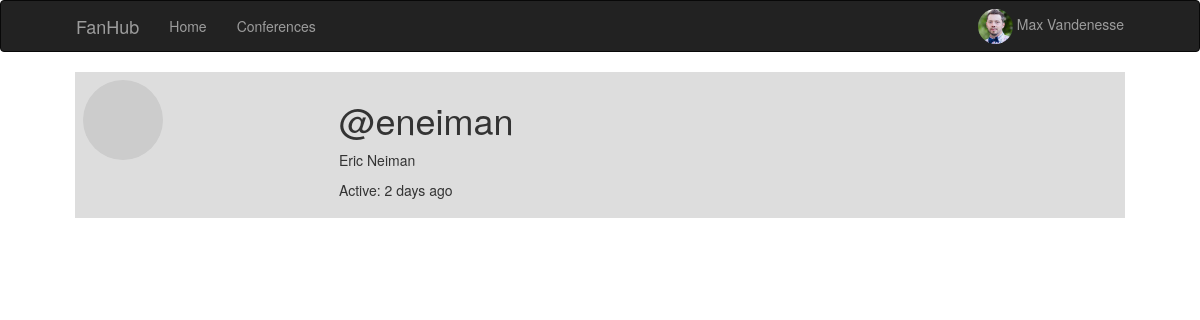
The app's page /user/eneiman (signed in) with its own data.
### app/models.py (models this page shows, shortened)
class User(UserMixin, db.Model):
    id = db.Column(db.Integer, primary_key=True)
    username = db.Column(db.String(64), index=True, unique=True)
    email = db.Column(db.String(120), index=True, unique=True)
    password_hash = db.Column(db.String(128))
    about_me = db.Column(db.String(140))
    last_seen = db.Column(db.DateTime, default=datetime.utcnow)
    image_path = db.Column(db.String(1000))
    first_name = db.Column(db.String(120))
    last_name = db.Column(db.String(120))
    full_name = db.Column(db.String(240))
    def avatar(self, size, first_name, last_name):
        return 'https://ui-avatars.com/api/?size={}&name={}+{}'.format(
            size, first_name, last_name)

### app/routes.py (the view)
@app.route('/user/<username>')
@login_required
def user(username):
    user = User.query.filter_by(username=username).first_or_404()
    return render_template('user.html', user=user, title=user.full_name)

### app/models.py (called while the page is built)
@login.user_loader
def load_user(id):
    return User.query.get(int(id))

### app/routes.py (called while the page is built)
@app.before_request
def before_request():
    if current_user.is_authenticated:
        current_user.last_seen = datetime.utcnow()
        db.session.commit()

### app/templates/user.html (shortened to what this page needs)
 {% extends "base.html" %} {% block app_content %}
<table class="table body">
    <tr class=headDisplay>
        <td width="256px">
            {% if user.image_path %}
            <img src={{user.image_path}} style="height: 256px; width: 256px;"> {% else %}
            <img src=" {{ user.avatar(256, user.first_name, user.last_name) }} " class="img-circle userTemplateProfileImage "> {% endif %}
        </td>
        <td>
            <h1>@{{ user.username }}</h1>
            <p>{{user.full_name}}</p>
             {% if user.last_seen %}
            <p>Active: {{ moment(user.last_seen).fromNow() }}{% endif %}
        </td>
    </tr>
</table>
{% endblock %}

### app/templates/base.html (shortened to what this page needs)
{% extends 'bootstrap/base.html' %}  {% block navbar %}
<link rel=" stylesheet " href="{{ url_for( 'static', filename='css/style.css' ) }} ">
<nav class="navbar navbar-inverse">
    <div class="container">
        <div class="navbar-header">
            <a class="navbar-brand" href="{{ url_for('index') }}">FanHub</a>
            <div class="collapse navbar-collapse" id="bs-example-navbar-collapse-1">
                <ul class="nav navbar-nav">
                    <li>
                        <a href="{{ url_for('index') }}">Home</a>
                    </li>
                    <li>
                        <a href="{{ url_for('conferences') }}">Conferences</a>
                    </li>
                </ul>
                <ul class="nav navbar-nav navbar-right">
                    {% if current_user.is_anonymous %}
                    <li>
                        <a href="{{ url_for('login') }}">Login</a>
                    </li>
                    {% else %}
                    <ul class="nav navbar-nav navbar-right">
                        <li class="dropdown">
                            <a href="#" class="dropdown-toggle" style="padding-top:0px !important;padding-bottom:0px !important;margin-top:8px;" data-toggle="dropdown"
                                role="button" aria-haspopup="true" aria-expanded="false">
                                {% if current_user.image_path %}
                                <img src={{current_user.image_path}} class="img-circle  " style="height: 35px; width: 35px;"> {{current_user.full_name}} {% else %}
                                <img src=" {{ current_user.avatar(35, current_user.first_name, current_user.last_name) }} " class="img-circle userTemplateProfileImage "> {{current_user.full_name}}{% endif %}
                            </a>
                        </li>
                    </ul>
                    {% endif %}
                </ul>
            </div>
        </div>
</nav>
{% endblock %} {% block content %}
<div class="container ">
      {% block app_content
    %}{% endblock %}
</div>{% endblock %}

### app/static/css/style.css (style rules this page uses)
.container { display: flex !important; flex-flow: column !important; height: auto !important; width: 90% !important; }
.table { margin-bottom: 0; width: -webkit-fill-available; }
.table>tbody>tr>td { border-top: 0px !important; }
.userTemplateProfileImage { height: 256 !important; width: 256 !important; }
.headDisplay { background: #ddd; }

### records on screen
User: image_path (picture), full_name "Max Vandenesse"
User: username "eneiman", full_name "Eric Neiman", last_seen "2 days ago"
